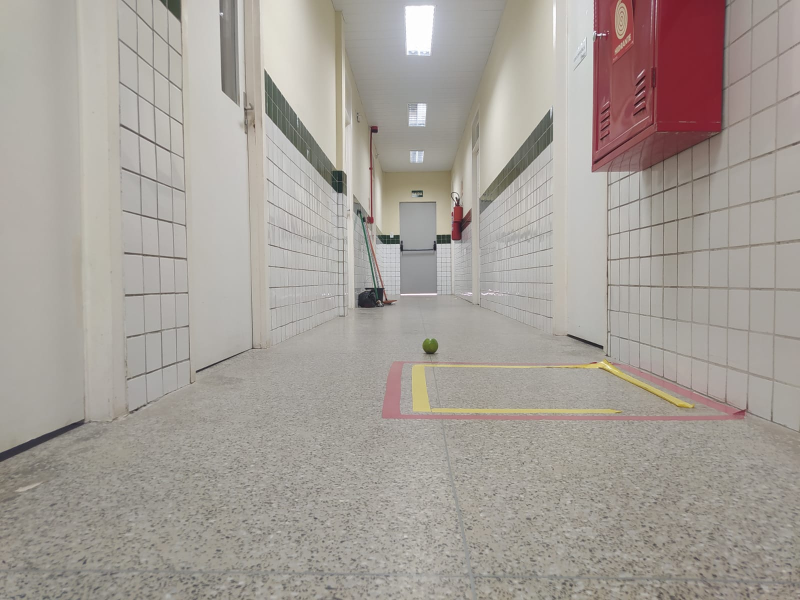
#> input picture WhatsApp Image 2023-03-16 at 21.44.00 (1).jpeg, 1600 x 1200 px, found by its file name (shown at 1/2 size)
$ python trabalhofinal.py
#> lines starting #> are read from the running program, lines starting #| are printed output that depends on the picture; after the words box and inside, x2 and y2 are one past the last pixel; in counts of white or black regions, pixels touching at a corner belong together
import cv2
import numpy as np
import time

# Carrega as imagens
img1 = cv2.imread(r'D:/Python/Nova pasta/WhatsApp Image 2023-03-16 at 21.44.00 (1).jpeg')
#> img1 is the input picture: shape (1200, 1600, 3); mean B, G, R 152, 158.5, 165.4
img2 = cv2.imread(r'D:/Python/Nova pasta/WhatsApp Image 2023-03-16 at 21.44.00.jpeg')
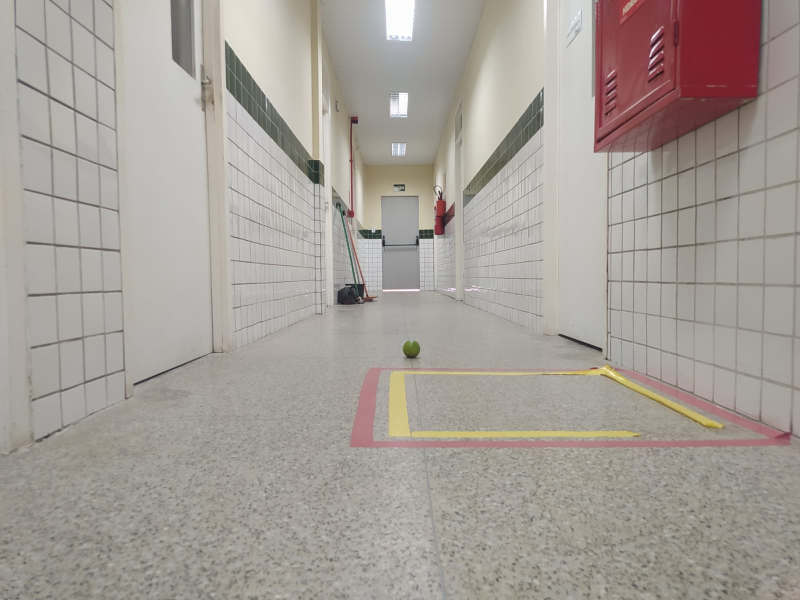
#> input picture WhatsApp Image 2023-03-16 at 21.44.00.jpeg, 1600 x 1200 px, found by its file name (shown at 1/2 size)
#> img2 is the input picture: shape (1200, 1600, 3); mean B, G, R 151.6, 158.1, 165.4

# Imagens em escala de cinza
gray1 = cv2.cvtColor(img1,cv2.COLOR_BGR2GRAY)
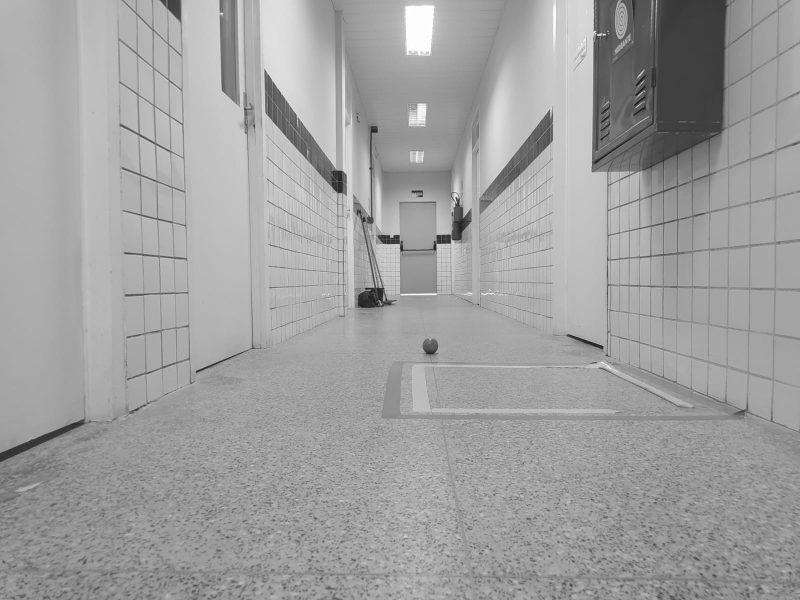
#> gray1: shape (1200, 1600) (shown at 1/2 size); min 11, max 255, mean 159.8
gray2 = cv2.cvtColor(img2,cv2.COLOR_BGR2GRAY)
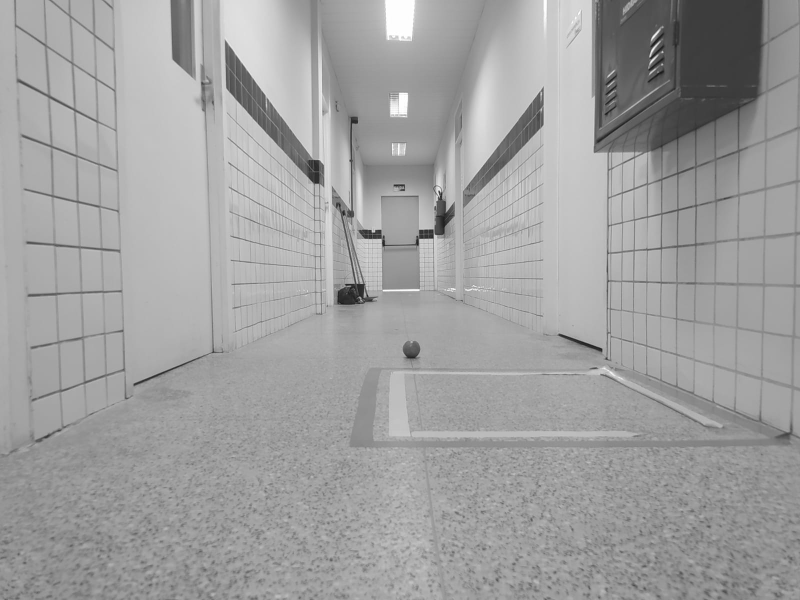
#> gray2: shape (1200, 1600) (shown at 1/2 size); min 15, max 255, mean 159.5

gaussian_pyramid = []
gaussian_pyramid2 = []

# define number of octaves and levels
num_octaves = 4
num_levels = 5

# apply Gaussian blur for each octave and level
for i in range(num_octaves):
    octave = []
    for j in range(num_levels):
        # apply Gaussian blur with increasing kernel size for each level
        ksize = (2*j+1, 2*j+1)
        blurred = cv2.GaussianBlur(gray1, ksize, 0)
        octave.append(blurred)
    gaussian_pyramid.append(octave)
    gray1 = blurred

for i in range(num_octaves):
    octave = []
    for j in range(num_levels):
        # apply Gaussian blur with increasing kernel size for each level
        ksize = (2*j+1, 2*j+1)
        blurred = cv2.GaussianBlur(gray2, ksize, 0)
        octave.append(blurred)
    gaussian_pyramid2.append(octave)
    #
    gray2 = blurred

# display the Gaussian pyramid
cv2.imshow('gaussian 2', gray2)
cv2.imshow('gaussian 1', gray1)

# Definir os parâmetros para o detector de Harris
block_size = 2
ksize = 3
k = 0.01

gray1 = np.float32(gray1)
gray2 = np.float32(gray2)

# Detectar os cantos nas duas imagens usando o detector de Harris
corners1 = cv2.cornerHarris(gray1, block_size, ksize, k)
corners2 = cv2.cornerHarris(gray2, block_size, ksize, k)

# Aplica NMS
nms_size = 5
corners1_max = cv2.dilate(corners1, np.ones((nms_size, nms_size)))
corners1[corners1 < corners1_max] = 0

corners2_max = cv2.dilate(corners2, np.ones((nms_size, nms_size)))
corners2[corners2 < corners2_max] = 0

# Initialize SIFT detector
sift = cv2.SIFT_create()

# Find keypoints and descriptors
kp1, des1 = sift.detectAndCompute(np.uint8(gray1), None)
kp2, des2 = sift.detectAndCompute(np.uint8(gray2), None)

# Initialize BFMatcher
bf = cv2.BFMatcher()

# Match descriptors
matches = bf.match(des1, des2)

# Sort matches in order of distance
matches = sorted(matches, key=lambda x: x.distance)

# Draw top 10 matches
img_matches = cv2.drawMatches(img1, kp1, img2, kp2, matches[:15], None, flags=cv2.DrawMatchesFlags_NOT_DRAW_SINGLE_POINTS)
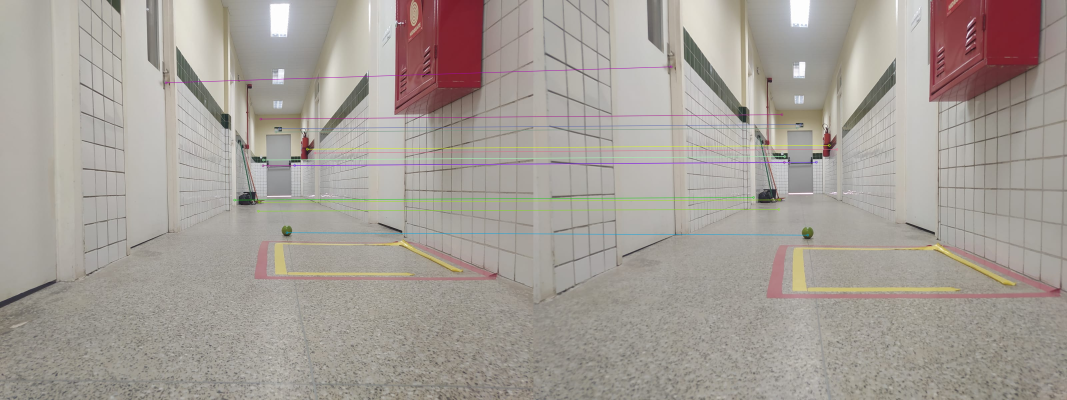
#> img_matches: shape (1200, 3200, 3) (shown at 1/3 size); mean B, G, R 151.6, 158.1, 165.1

# Criar um kernel para dilatação
kernel = cv2.getStructuringElement(cv2.MORPH_RECT, (4,4))

# Dilatar as regiões brancas (cantos) na imagem
corners1_dilated = cv2.dilate(corners1, kernel)
corners2_dilated = cv2.dilate(corners2, kernel)

img1 = cv2.imread(r'D:/Python/Nova pasta/WhatsApp Image 2023-03-16 at 21.44.00 (1).jpeg')
img2 = cv2.imread(r'D:/Python/Nova pasta/WhatsApp Image 2023-03-16 at 21.44.00.jpeg')

# Pintar os cantos na imagem
img1[corners1_dilated > 0.01*corners1_dilated.max()] = [0, 0, 255]
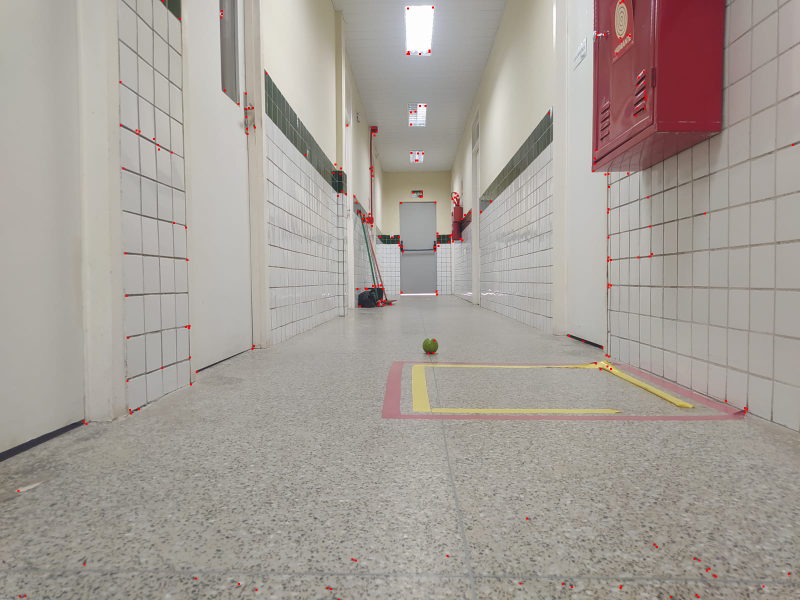
#> img1: shape (1200, 1600, 3) (shown at 1/2 size); 0.2% of pixels changed, all inside (x1, y1, x2, y2) = (35, 0, 1588, 1200)
img2[corners2_dilated > 0.01*corners2_dilated.max()] = [0, 0, 255]
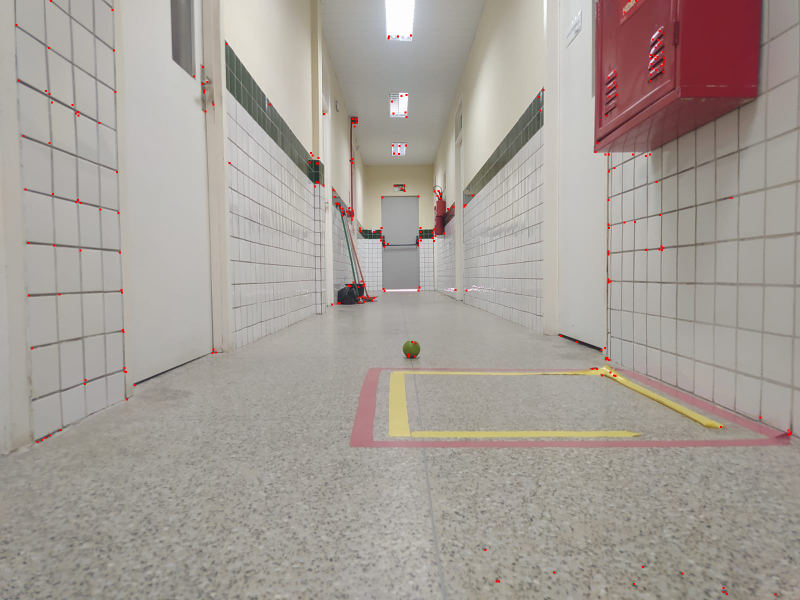
#> img2: shape (1200, 1600, 3) (shown at 1/2 size); 0.22% of pixels changed, all inside (x1, y1, x2, y2) = (31, 0, 1584, 1191)

# Mostrar as imagens com os cantos marcados
img_matches_resized = cv2.resize(img_matches, (0, 0), fx=0.5, fy=0.5)
cv2.imshow('Matches', img_matches_resized)
cv2.imshow("Imagem 1", img1)
cv2.imshow("Imagem 2", img2)
cv2.waitKey(0)
cv2.destroyAllWindows()
